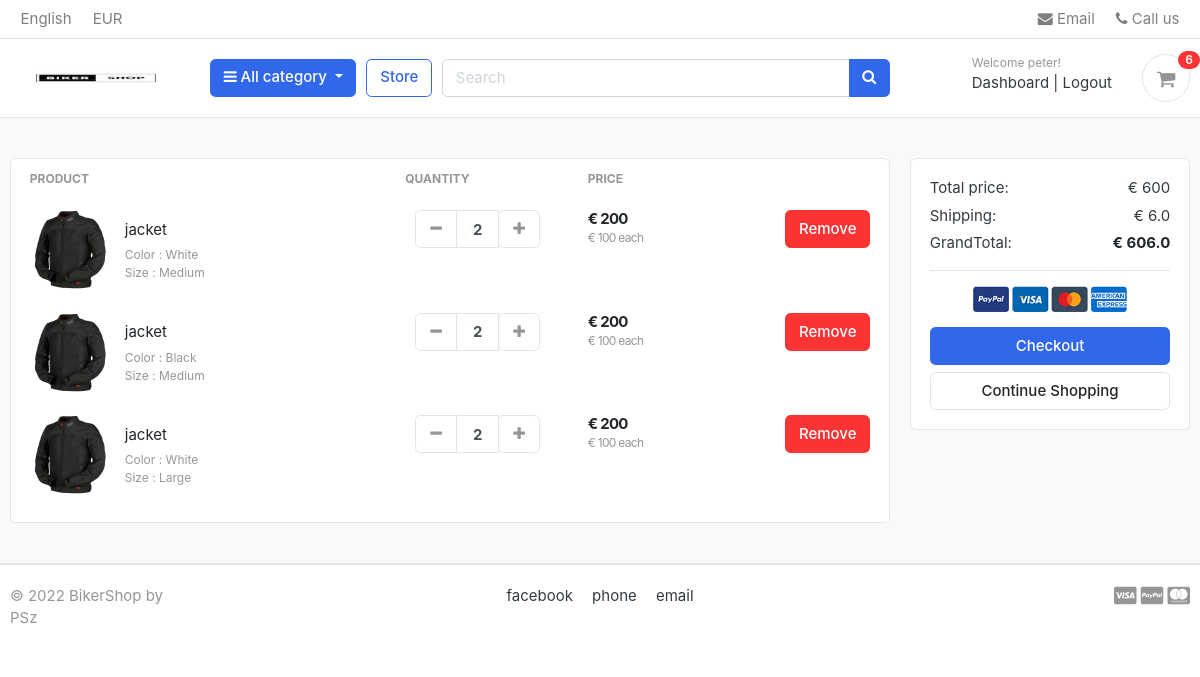
Before: /cart/ (signed in) with the older database file.
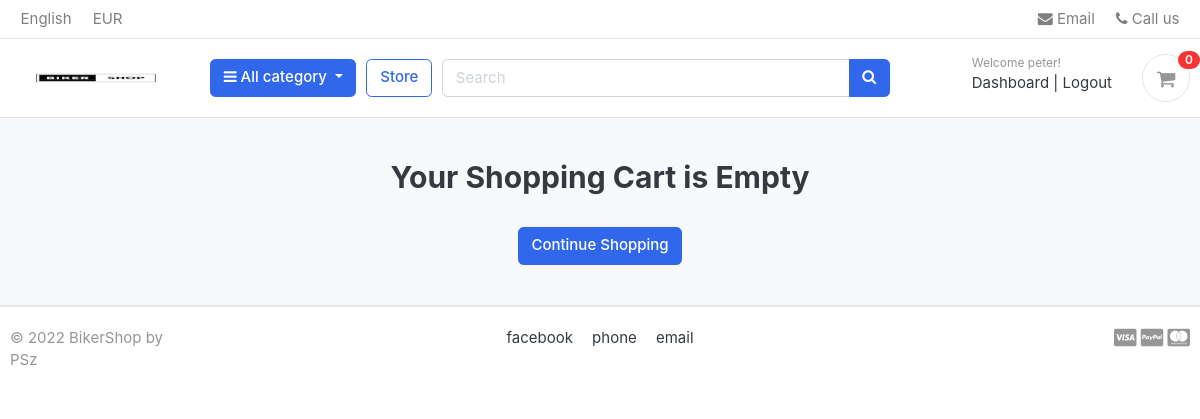
After: the same page with the newer database file.
### accounts/models.py (models this page shows, shortened)
class Account(AbstractBaseUser):
    first_name      = models.CharField(max_length=50)
    last_name       = models.CharField(max_length=50)
    username        = models.CharField(max_length=50, unique=True)
    email           = models.EmailField(max_length=100, unique=True)
    phone_number    = models.CharField(max_length=50)
    date_joined     = models.DateTimeField(auto_now_add=True)
    last_login      = models.DateTimeField(auto_now_add=True)
    is_admin        = models.BooleanField(default=False)
    is_staff        = models.BooleanField(default=False)
    is_active        = models.BooleanField(default=False)
    is_superadmin        = models.BooleanField(default=False)
    USERNAME_FIELD = 'email'
    REQUIRED_FIELDS = ['username', 'first_name', 'last_name']
    objects = MyAccountManager()

### carts/models.py (models this page shows, shortened)
class CartItem(models.Model):
    user = models.ForeignKey(Account, on_delete=models.CASCADE, null=True)
    product = models.ForeignKey(Product, on_delete=models.CASCADE)
    variations = models.ManyToManyField(Variation, blank=True)
    cart    = models.ForeignKey(Cart, on_delete=models.CASCADE, null=True)
    quantity = models.IntegerField()
    is_active = models.BooleanField(default=True)
    def sub_total(self):
        return self.product.price * self.quantity

### store/models.py (models this page shows, shortened)
class Product(models.Model):
    product_name    = models.CharField(max_length=200, unique=True)
    slug            = models.SlugField(max_length=200, unique=True)
    description     = models.TextField(max_length=500, blank=True)
    price           = models.IntegerField()
    images          = models.ImageField(upload_to='photos/products')
    stock           = models.IntegerField()
    is_available    = models.BooleanField(default=True)
    category        = models.ForeignKey(Category, on_delete=models.CASCADE)
    created_date    = models.DateTimeField(auto_now_add=True)
    modified_date   = models.DateTimeField(auto_now=True)
    def get_url(self):
        return reverse('product_detail', args=[self.category.slug, self.slug])

class Variation(models.Model):
    product = models.ForeignKey(Product, on_delete=models.CASCADE)
    variation_category = models.CharField(max_length=100, choices=variation_category_choice)
    variation_value     = models.CharField(max_length=100)
    is_active           = models.BooleanField(default=True)
    created_date        = models.DateTimeField(auto_now=True)
    objects = VariationManager()

### carts/views.py (the view)
# urls.py: path('cart/', include('carts.urls')),
def cart(request, total=0, quantity=0, cart_items=None):
    try:
        shipping = 0
        grand_total = 0
        if request.user.is_authenticated:
            cart_items = CartItem.objects.filter(user=request.user, is_active=True)
        else:
            cart = Cart.objects.get(cart_id=_cart_id(request))
            cart_items = CartItem.objects.filter(cart=cart, is_active=True)
        for cart_item in cart_items:
            total += (cart_item.product.price * cart_item.quantity)
            quantity += cart_item.quantity
        shipping = (1 * total)/100
        grand_total = total + shipping
    except ObjectDoesNotExist:
        pass #just ignore
    context = {
        'total': total,
        'quantity': quantity,
        'cart_items': cart_items,
        'shipping': shipping,
        'grand_total': grand_total
    }
    return render(request, 'store/cart.html', context)

### carts/context_processors.py (called while the page is built)
def counter(request):
    cart_count = 0
    if 'admin' in request.path:
        return {}
    else:
        try:
            cart = Cart.objects.filter(cart_id=_cart_id(request))
            if request.user.is_authenticated:
                cart_items = CartItem.objects.all().filter(user=request.user)
            else:
                cart_items = CartItem.objects.all().filter(cart=cart[:1])
            for cart_item in cart_items:
                cart_count += cart_item.quantity
        except Cart.DoesNotExist:
            cart_count = 0
    return dict(cart_count=cart_count)

### carts/views.py (called while the page is built)
def _cart_id(request):
    cart = request.session.session_key
    if not cart:
        cart = request.session.create()
    return cart

### category/context_processors.py (called while the page is built)
def menu_links(request):
    links = Category.objects.all()
    return dict(links=links)

### category/models.py (called while the page is built)
    def get_url(self):
        return reverse('products_by_category', args=[self.slug])

### templates/store/cart.html (shortened to what this page needs)
{% extends 'base.html' %}
{% load static %}
{% block content %}
<section class="section-content padding-y bg">
<div class="container">
{% if not cart_items %}
	<h2 class="text-center">Your Shopping Cart is Empty</h2>
	<br>
	<div class="text-center">
		<a href="{% url 'store' %}" class="btn btn-primary">Continue Shopping</a>
	</div>
{% else %}
<div class="row">
	<aside class="col-lg-9">
<div class="card">
<table class="table table-borderless table-shopping-cart">
<thead class="text-muted">
<tr class="small text-uppercase">
  <th scope="col">Product</th>
  <th scope="col" width="120">Quantity</th>
  <th scope="col" width="120">Price</th>
  <th scope="col" class="text-right" width="200"> </th>
</tr>
</thead>
<tbody>
{% for cart_item in cart_items %}
<tr>
	<td>
		<figure class="itemside align-items-center">
			<div class="aside"><img src="{{ cart_item.product.images.url }}" class="img-sm"></div>
			<figcaption class="info">
				<a href="{{ cart_item.product.get_url }}" class="title text-dark">{{ cart_item.product.product_name }}</a>
				<p class="text-muted small">
					{% if cart_item.variations.all %}
						{% for item in cart_item.variations.all %}
							{{ item.variation_category | capfirst }} : {{ item.variation_value | capfirst }} <br>
						{% endfor %}
					{% endif %}
				</p>
			</figcaption>
		</figure>
	</td>
	<td>
					<div class="col">
						<div class="input-group input-spinner">
							<div class="input-group-prepend">
							<a href="{% url 'remove_cart' cart_item.product.id cart_item.id%}" class="btn btn-light" type="button" id="button-plus"> <i class="fa fa-minus"></i> </a>
							</div>
							<input type="text" class="form-control"  value="{{ cart_item.quantity }}">
							<div class="input-group-append">
								<form action="{% url 'add_cart' cart_item.product.id %}" method="POST">
									<button class="btn btn-light" type="submit" id="button-minus"> <i class="fa fa-plus"></i> </button>
								</form>
							</div>
						</div>
					</div>
	</td>
	<td>
		<div class="price-wrap">
			<var class="price">€ {{ cart_item.sub_total }}</var>
			<small class="text-muted"> € {{ cart_item.product.price }} each </small>
		</div>
	</td>
	<td class="text-right">
		<a href="{% url 'remove_cart_item' cart_item.product.id cart_item.id %}" onclick="return confirm('Are you sure you want to delete this item?')" class="btn btn-danger"> Remove</a>
	</td>
</tr>
{% endfor %}
</tbody>
</table>
</div>
	</aside>
	<aside class="col-lg-3">
		<div class="card">
		<div class="card-body">
			<dl class="dlist-align">
			  <dt>Total price:</dt>
			  <dd class="text-right">€ {{ total }}</dd>
			</dl>
			<dl class="dlist-align">
			  <dt>Shipping:</dt>
			  <dd class="text-right">€ {{ shipping }}</dd>
			</dl>
			<dl class="dlist-align">
			  <dt>GrandTotal:</dt>
			  <dd class="text-right text-dark b"><strong>€ {{ grand_total }}</strong></dd>
			</dl>
			<hr>
			<p class="text-center mb-3">
				<img src="{% static './images/misc/payments.png' %}" height="26">
			</p>
			<a href="{% url 'checkout' %}" class="btn btn-primary btn-block"> Checkout </a>
			<a href="{% url 'store' %}" class="btn btn-light btn-block">Continue Shopping</a>
		</div>
		</div>
</aside>
</div>
{% endif %}
</div>
</section>
{% endblock %}

### templates/base.html (shortened to what this page needs)
{% load static %}
<!DOCTYPE HTML>
<html lang="en">
<head>
<link href="{% static 'css/bootstrap.css' %}" rel="stylesheet" type="text/css"/>
<link href="{% static 'fonts/fontawesome/css/all.min.css' %}" type="text/css" rel="stylesheet">
<link href="{% static 'css/ui.css' %}" rel="stylesheet" type="text/css"/>
<link href="{% static 'css/responsive.css' %}" rel="stylesheet" media="only screen and (max-width: 1200px)" />
<link href="{% static 'css/custom.css' %}" rel="stylesheet" type="text/css"/>
<link rel="stylesheet" href="https://cdnjs.cloudflare.com/ajax/libs/font-awesome/4.7.0/css/font-awesome.min.css">
</head>
<body>
{% include 'includes/navbar.html' %}
{% block content %}{% endblock %}
{% include 'includes/footer.html' %}

### templates/includes/navbar.html (shortened to what this page needs)
{% load static %}
<header class="section-header">
    <nav class="navbar p-md-0 navbar-expand-sm navbar-light border-bottom">
    <div class="container">
      <div class="collapse navbar-collapse" id="navbarTop4">
        <ul class="navbar-nav mr-auto">
            <li class="nav-item dropdown">
                 <a href="#" class="nav-link">   English </a>
            </li>
            <li class="nav-item dropdown">
                <a href="#" class="nav-link"> EUR </a>
            </li>
        </ul>
        <ul class="navbar-nav">
            <li><a href="#" class="nav-link"> <i class="fa fa-envelope"></i> Email </a></li>
            <li><a href="#" class="nav-link"> <i class="fa fa-phone"></i> Call us </a></li>
        </ul>
      </div>
    </div>
    </nav>
    <section class="header-main border-bottom">
        <div class="container">
    <div class="row align-items-center">
        <div class="col-lg-2 col-md-3 col-6">
            <a href="{% url 'store' %}" class="brand-wrap">
                <img class="logo" src="{% static './images/logo.png' %}">
            </a>
        </div>
        <div class="col-lg col-sm col-md col-6 flex-grow-0">
            <div class="category-wrap dropdown d-inline-block float-right">
                <button type="button" class="btn btn-primary dropdown-toggle" data-toggle="dropdown">
                    <i class="fa fa-bars"></i> All category
                </button>
            </div>
        </div>
        <a href="{% url 'store' %}" class="btn btn-outline-primary">Store</a>
        <div class="col-lg  col-md-6 col-sm-12 col">
            <form action="{% url 'search' %}" class="search" method='GET'>
                <div class="input-group w-100">
                    <input type="text" class="form-control" style="width:60%;" placeholder="Search" name="keyword">
                    <div class="input-group-append">
                      <button class="btn btn-primary" type="submit">
                        <i class="fa fa-search"></i>
                      </button>
                    </div>
                </div>
            </form>
        </div>
        <div class="col-lg-3 col-sm-6 col-8 order-2 order-lg-3">
                    <div class="d-flex justify-content-end mb-3 mb-lg-0">
                        {% if user.id is None %}
                        <div class="widget-header">
                            <small class="title text-muted">Welcome guest!</small>
                            <div>
                                <a href="{% url 'login' %}">Sign in</a> <span class="dark-transp"> | </span>
                                <a href="{% url 'register' %}"> Register</a>
                            </div>
                        </div>
                        {% else %}
                        <div class="widget-header">
                            <small class="title text-muted">Welcome {{user.first_name}}!</small>
                            <div>
                                <a href="{% url 'dashboard' %}">Dashboard</a> <span class="dark-transp"> | </span>
                                <a href="{% url 'logout' %}">Logout</a>
                            </div>
                        </div>
                        {% endif %}
                        <a href="{% url 'cart' %}" class="widget-header pl-3 ml-3">
                            <div class="icon icon-sm rounded-circle border"><i class="fa fa-shopping-cart"></i></div>
                            <span class="badge badge-pill badge-danger notify">{{ cart_count }}</span>
                        </a>
                    </div>
                </div>
    </div>
        </div>
    </section>
</header>

### templates/includes/footer.html
<footer class="section-footer border-top">
	<div class="container">
		<section class="footer-bottom border-top row">
			<div class="col-md-2">
				<p class="text-muted"> &copy 2022 BikerShop by PSz </p>
			</div>
			<div class="col-md-8 text-md-center">
				<span  class="px-2">facebook</span>
				<span  class="px-2">phone</span>
				<span  class="px-2">email</span>
			</div>
			<div class="col-md-2 text-md-right text-muted">
				<i class="fab fa-lg fa-cc-visa"></i>
				<i class="fab fa-lg fa-cc-paypal"></i>
				<i class="fab fa-lg fa-cc-mastercard"></i>
			</div>
		</section>
	</div>
</footer>

### static/css/ui.css (style rules this page uses)
html { font-family: "Inter", sans-serif; font-size: 15px; }
.icon-xs, .icon-sm, .icon-md, .icon-lg { display: inline-block; text-align: center; flex-shrink: 0; flex-grow: 0; }
.icon-sm { width: 48px; height: 48px; line-height: 48px !important; font-size: 20px; }
.padding-y { padding-top: 40px; padding-bottom: 40px; }
.bg { background-color: #f8f9fa; }
p:last-child { margin-bottom: 0; }
.header-main { position: relative; padding-top: 1rem; padding-bottom: 1rem; }
.brand-wrap .logo, .navbar-brand .logo { margin-right: 7px; max-height: 42px; display: inline-block; }
.widget-header { display: inline-block; vertical-align: middle; position: relative; }
.widget-header a { color: #343a40; }
.widget-header i { color: #969696; }
.widget-header .title { display: block; }
.widget-header .notify { position: absolute; top: -3px; right: -10px; }
.footer-bottom { padding-top: 20px; padding-bottom: 20px; }
.notify { position: absolute; top: -4px; right: -10px; display: inline-block; padding: 0.25em 0.6em; font-size: 12px; line-height: 1; text-align: center; border-radius: 3rem; color: #fff; background-color: #fa3434; }

Changed rows visible on the page:
removed CartItem: product.images (picture), product.product_name "jacket", quantity "2", sub_total "200", product.price "100"
no longer on this page (row unchanged): Variation: variation_category "Color", variation_value "White"
no longer on this page (row unchanged): Variation: variation_category "Size", variation_value "Medium"
removed CartItem: product.images (picture), product.product_name "jacket", quantity "2", sub_total "200", product.price "100"
no longer on this page (row unchanged): Variation: variation_category "Color", variation_value "Black", shown under "jacket"
removed CartItem: product.images (picture), product.product_name "jacket", quantity "2", sub_total "200", product.price "100"
no longer on this page (row unchanged): Variation: variation_category "Size", variation_value "Large", shown under "jacket"
Other visible differences:
{{ cart_count }}: "6" → "0"
{{ total }}: "600" → (not shown)
{{ shipping }}: "6.0" → (not shown)
{{ grand_total }}: "606.0" → (not shown)
text no longer shown: "PRODUCT QUANTITY PRICE Total price: € Shipping: € GrandTotal: € Checkout"
text now shown: "Your Shopping Cart is Empty"
